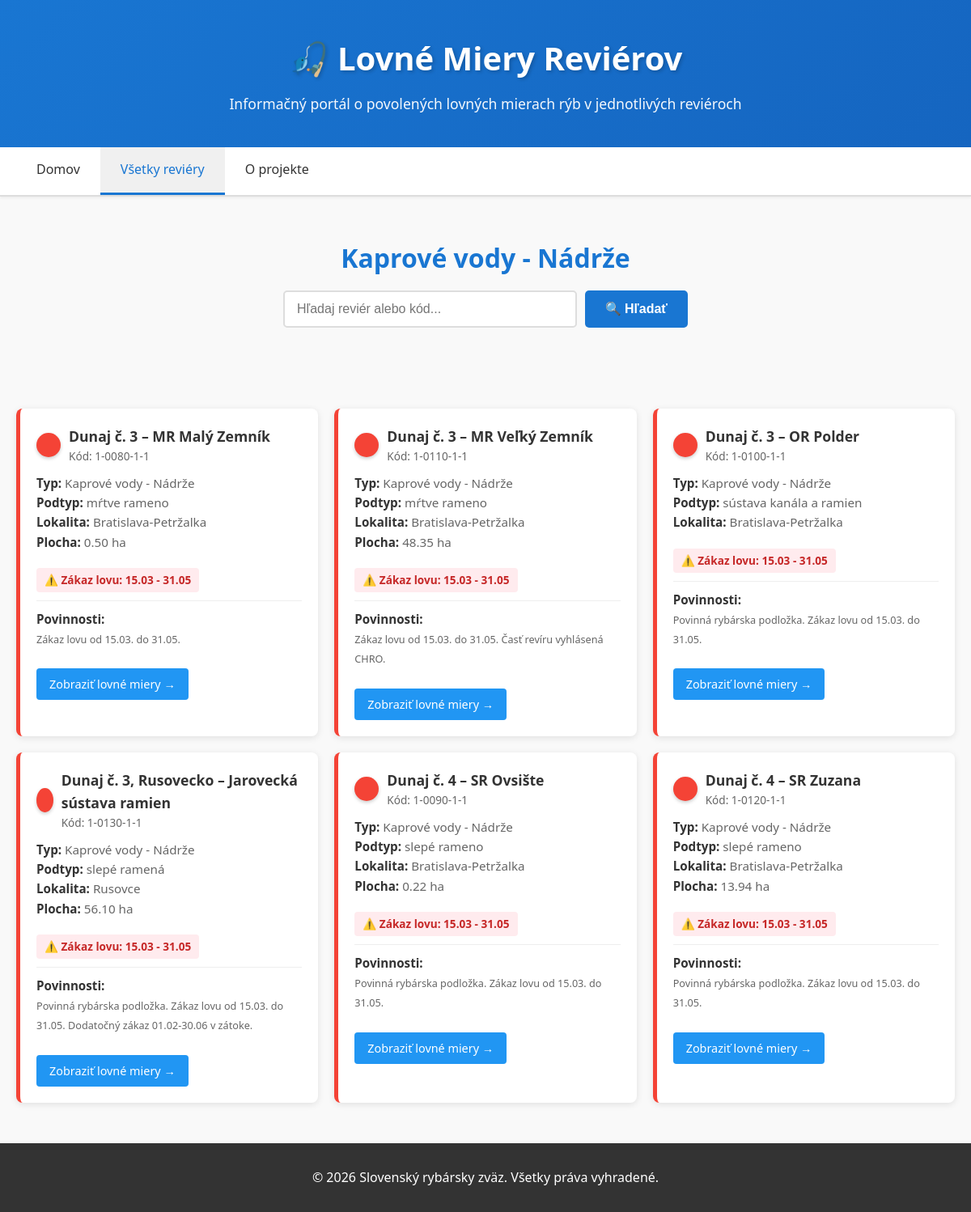
Screenshot of /reviery.php?typ=2 with the database file from the repository.
### tables this page shows
CREATE TABLE IF NOT EXISTS `reviery` (
  `id` INT AUTO_INCREMENT PRIMARY KEY,
  `kod_revieru` VARCHAR(20) NOT NULL UNIQUE,
  `nazev` VARCHAR(255) NOT NULL,
  `typ_vody_id` INT NOT NULL,
  `podtyp` VARCHAR(100),
  `plocha_ha` DECIMAL(10,2),
  `lokalita` VARCHAR(255),
  `popis` TEXT,
  `poznamky` TEXT,
  `zakaz_od` DATE,
  `zakaz_do` DATE,
  `povinnosti` TEXT,
  `created_at` TIMESTAMP DEFAULT CURRENT_TIMESTAMP,
  `updated_at` TIMESTAMP DEFAULT CURRENT_TIMESTAMP ON UPDATE CURRENT_TIMESTAMP,
  FOREIGN KEY (`typ_vody_id`) REFERENCES `typy_vod`(`id`)
);

CREATE TABLE IF NOT EXISTS `typy_vod` (
  `id` INT PRIMARY KEY,
  `nazev` VARCHAR(100) NOT NULL,
  `farba` VARCHAR(20) NOT NULL,
  `popis` TEXT
);

### models/Reviery.php (called while the page is built, shortened)
<?php
class Reviery {
    private $conn;
    private $table = 'reviery';
    public function __construct($db) {
        $this->conn = $db;
    }
    public function getByType($type_id) {
        $query = 'SELECT r.*, t.nazev as typ_nazev, t.farba
                  FROM ' . $this->table . ' r
                  JOIN typy_vod t ON r.typ_vody_id = t.id
                  WHERE r.typ_vody_id = ?
                  ORDER BY r.nazev';
        $stmt = $this->conn->prepare($query);
        $stmt->execute([$type_id]);
        return $stmt->fetchAll(PDO::FETCH_ASSOC);
    }
}
?>

### public/reviery.php (the view, shortened to what this page needs)
<?php
require_once '../models/Reviery.php';
$db = new Database();
$conn = $db->connect();
$revieryModel = new Reviery($conn);
$reviery = [];
$search = '';
$title = 'Všetky reviéry';
if (isset($_GET['search']) && !empty($_GET['search'])) {
    $search = $_GET['search'];
    $reviery = $revieryModel->search($search);
    $title = 'Výsledky hľadania: ' . htmlspecialchars($search);
} elseif (isset($_GET['typ']) && !empty($_GET['typ'])) {
    $typ = intval($_GET['typ']);
    $reviery = $revieryModel->getByType($typ);
    $typyNazvy = ['', 'Kaprové vody - Tečúce', 'Kaprové vody - Nádrže', 'Kaprové vody - Ostatné', 'Pstruhové vody', 'Lipňové vody'];
    $title = $typyNazvy[$typ] ?? 'Reviéry';
} else {
    $reviery = $revieryModel->getAll();
}
$farbyMapa = [
    'modrá' => '#2196F3',
    'červená' => '#f44336',
    'zelená' => '#4CAF50',
    'žltá' => '#FFC107',
    'oranžová' => '#FF9800'
];
?>
<!DOCTYPE html>
<html lang="sk">
<head>
    <link rel="stylesheet" href="css/style.css">
</head>
<body>
    <header>
        <div class="container">
            <h1>🎣 Lovné Miery Reviérov</h1>
            <p>Informačný portál o povolených lovných mierach rýb v jednotlivých reviéroch</p>
        </div>
    </header>
    <nav class="navbar">
        <div class="container">
            <ul>
                <li><a href="index.php">Domov</a></li>
                <li><a href="reviery.php" class="active">Všetky reviéry</a></li>
                <li><a href="o-nas.php">O projekte</a></li>
            </ul>
        </div>
    </nav>
    <main class="container">
        <section class="hero">
            <h2><?php echo htmlspecialchars($title); ?></h2>
            <div class="search-box">
                <form method="GET" action="reviery.php">
                    <input type="text" name="search" placeholder="Hľadaj reviér alebo kód..." value="<?php echo htmlspecialchars($search); ?>">
                    <button type="submit">🔍 Hľadať</button>
                </form>
            </div>
        </section>
        <?php if (count($reviery) > 0): ?>
            <div class="reviery-container">
                <?php foreach ($reviery as $reviera): ?>
                    <?php
                        $farba = $farbyMapa[$reviera['farba']] ?? '#2196F3';
                    ?>
                    <div class="reviera-card" style="border-left-color: <?php echo $farba; ?>;">
                        <div class="reviera-header">
                            <div class="reviera-color" style="background-color: <?php echo $farba; ?>;"></div>
                            <div class="reviera-title">
                                <h3><?php echo htmlspecialchars($reviera['nazev']); ?></h3>
                                <div class="reviera-kod">Kód: <?php echo htmlspecialchars($reviera['kod_revieru']); ?></div>
                            </div>
                        </div>
                        <div class="reviera-info">
                            <strong>Typ:</strong> <?php echo htmlspecialchars($reviera['typ_nazev']); ?><br>
                            <?php if ($reviera['podtyp']): ?>
                                <strong>Podtyp:</strong> <?php echo htmlspecialchars($reviera['podtyp']); ?><br>
                            <?php endif; ?>
                            <?php if ($reviera['lokalita']): ?>
                                <strong>Lokalita:</strong> <?php echo htmlspecialchars($reviera['lokalita']); ?><br>
                            <?php endif; ?>
                            <?php if ($reviera['plocha_ha']): ?>
                                <strong>Plocha:</strong> <?php echo htmlspecialchars($reviera['plocha_ha']); ?> ha<br>
                            <?php endif; ?>
                        </div>
                        <?php if ($reviera['zakaz_od'] && $reviera['zakaz_do']): ?>
                            <div class="zakaz-badge">
                                ⚠️ Zákaz lovu: <?php echo date('d.m', strtotime($reviera['zakaz_od'])); ?> - <?php echo date('d.m', strtotime($reviera['zakaz_do'])); ?>
                            </div>
                        <?php else: ?>
                            <div style="color: #2e7d32; margin-top: 10px; font-weight: 600;">✓ Lov povolený celoročne</div>
                        <?php endif; ?>
                        <?php if ($reviera['povinnosti']): ?>
                            <div class="reviera-info" style="margin-top: 10px; padding-top: 10px; border-top: 1px solid #eee;">
                                <strong>Povinnosti:</strong><br>
                                <small><?php echo htmlspecialchars($reviera['povinnosti']); ?></small>
                            </div>
                        <?php endif; ?>
                        <a href="detail.php?id=<?php echo $reviera['id']; ?>" class="view-btn">Zobraziť lovné miery →</a>
                    </div>
                <?php endforeach; ?>
            </div>
        <?php endif; ?>
    </main>
    <footer>
        <div class="container">
            <p>&copy; 2026 Slovenský rybársky zväz. Všetky práva vyhradené.</p>
        </div>
    </footer>
</body>
</html>

### public/css/style.css (style rules this page uses)
:root { --primary-color: #1976D2; --secondary-color: #f44336; --success-color: #4CAF50; --warning-color: #FFC107; --danger-color: #f44336; --light-bg: #f5f5f5; --border-color: #ddd; --text-color: #333; --text-light: #666; }
* { margin: 0; padding: 0; box-sizing: border-box; }
body { font-family: 'Segoe UI', Tahoma, Geneva, Verdana, sans-serif; color: var(--text-color); line-height: 1.6; background-color: #f9f9f9; }
.container { max-width: 1200px; margin: 0 auto; padding: 0 20px; }
header { background: linear-gradient(135deg, var(--primary-color) 0%, #1565C0 100%); color: white; padding: 40px 0; text-align: center; box-shadow: 0 2px 5px rgba(0,0,0,0.1); }
header h1 { font-size: 2.5em; margin-bottom: 10px; text-shadow: 2px 2px 4px rgba(0,0,0,0.2); }
header p { font-size: 1.1em; opacity: 0.95; }
.navbar { background-color: #fff; border-bottom: 2px solid var(--border-color); position: sticky; top: 0; z-index: 100; box-shadow: 0 2px 3px rgba(0,0,0,0.05); }
.navbar ul { list-style: none; display: flex; gap: 0; }
.navbar a { display: block; padding: 15px 25px; text-decoration: none; color: var(--text-color); border-bottom: 3px solid transparent; transition: all 0.3s ease; font-weight: 500; }
.navbar a:hover, .navbar a.active { border-bottom-color: var(--primary-color); background-color: #f0f0f0; color: var(--primary-color); }
main { padding: 40px 0; }
.hero { text-align: center; padding: 50px 0; margin-bottom: 50px; }
.hero h2 { font-size: 2em; margin-bottom: 15px; color: var(--primary-color); }
.search-box form { display: flex; gap: 10px; max-width: 500px; margin: 0 auto; flex-wrap: wrap; justify-content: center; }
.search-box input { flex: 1; min-width: 250px; padding: 12px 15px; border: 2px solid var(--border-color); border-radius: 5px; font-size: 1em; transition: border-color 0.3s; }
.search-box button { padding: 12px 25px; background-color: var(--primary-color); color: white; border: none; border-radius: 5px; font-size: 1em; cursor: pointer; transition: background-color 0.3s; font-weight: 600; }
footer { background-color: #333; color: white; text-align: center; padding: 30px 0; margin-top: 50px; }
footer p { margin: 0; }

### public/reviery.php (style rules this page uses)
.reviery-container { display: grid; grid-template-columns: repeat(auto-fill, minmax(350px, 1fr)); gap: 20px; margin: 30px 0; }
.reviera-card { background: white; border-radius: 8px; padding: 20px; box-shadow: 0 2px 8px rgba(0,0,0,0.1); transition: transform 0.3s, box-shadow 0.3s; border-left: 5px solid #2196F3; cursor: pointer; }
.reviera-header { display: flex; align-items: center; gap: 10px; margin-bottom: 10px; }
.reviera-color { width: 30px; height: 30px; border-radius: 50%; box-shadow: 0 2px 4px rgba(0,0,0,0.2); }
.reviera-title { flex-grow: 1; }
.reviera-title h3 { margin: 0; color: #333; font-size: 1.1em; }
.reviera-kod { font-size: 0.85em; color: #666; font-weight: 500; }
.reviera-info { font-size: 0.95em; color: #666; margin: 10px 0; line-height: 1.6; }
.reviera-info strong { color: #333; }
.zakaz-badge { display: inline-block; background-color: #ffebee; color: #c62828; padding: 4px 10px; border-radius: 4px; font-size: 0.85em; font-weight: 600; margin-top: 10px; }
.view-btn { display: inline-block; margin-top: 15px; padding: 8px 16px; background-color: #2196F3; color: white; text-decoration: none; border-radius: 4px; transition: background-color 0.3s; font-size: 0.9em; }

### rows the page displays
reviery: nazev "Dunaj č. 3 – MR Malý Zemník", kod_revieru "1-0080-1-1", typ_vody.nazev "Kaprové vody - Nádrže", podtyp "mŕtve rameno", lokalita "Bratislava-Petržalka", plocha_ha "0.50", zakaz_od "15.03", zakaz_do "31.05", povinnosti "Zákaz lovu od 15.03. do 31.05."
reviery: nazev "Dunaj č. 3 – MR Veľký Zemník", kod_revieru "1-0110-1-1", typ_vody.nazev "Kaprové vody - Nádrže", podtyp "mŕtve rameno", lokalita "Bratislava-Petržalka", plocha_ha "48.35", zakaz_od "15.03", zakaz_do "31.05", povinnosti "Zákaz lovu od 15.03. do 31.05. Časť revíru vyhlásená CHRO."
reviery: nazev "Dunaj č. 3 – OR Polder", kod_revieru "1-0100-1-1", typ_vody.nazev "Kaprové vody - Nádrže", podtyp "sústava kanála a ramien", lokalita "Bratislava-Petržalka", zakaz_od "15.03", zakaz_do "31.05", povinnosti "Povinná rybárska podložka. Zákaz lovu od 15.03. do 31.05."
reviery: nazev "Dunaj č. 3, Rusovecko – Jarovecká sústava ramien", kod_revieru "1-0130-1-1", typ_vody.nazev "Kaprové vody - Nádrže", podtyp "slepé ramená", lokalita "Rusovce", plocha_ha "56.10", zakaz_od "15.03", zakaz_do "31.05", povinnosti "Povinná rybárska podložka. Zákaz lovu od 15.03. do 31.05. Dodatočný zákaz 01.02-30.06 v zátoke."
reviery: nazev "Dunaj č. 4 – SR Ovsište", kod_revieru "1-0090-1-1", typ_vody.nazev "Kaprové vody - Nádrže", podtyp "slepé rameno", lokalita "Bratislava-Petržalka", plocha_ha "0.22", zakaz_od "15.03", zakaz_do "31.05", povinnosti "Povinná rybárska podložka. Zákaz lovu od 15.03. do 31.05."
reviery: nazev "Dunaj č. 4 – SR Zuzana", kod_revieru "1-0120-1-1", typ_vody.nazev "Kaprové vody - Nádrže", podtyp "slepé rameno", lokalita "Bratislava-Petržalka", plocha_ha "13.94", zakaz_od "15.03", zakaz_do "31.05", povinnosti "Povinná rybárska podložka. Zákaz lovu od 15.03. do 31.05."

### other values shown
$title "Kaprové vody - Nádrže"
